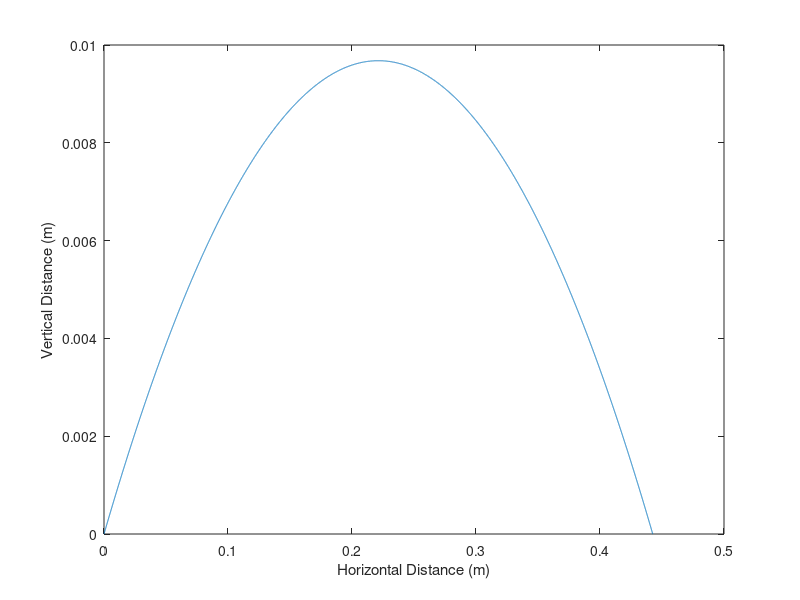

MATLAB code for this plot:
%{
ASEN - 4057 
Assignment #1 - Problem #1 
Quentin Moore

This script prompts the user for an initial angle above horizontal and
initial airspeed of a projectile and then plots the trajectory of that
projectile assuming no drag and constant gravitational acceleration of 9.81
m/s^2
%}

g = 9.81; %Gravitatoinal Acceleration
th = input('Please specify launch angle in degrees\n');
V = input('Please specify launch speed in m/s\n');
T = 2*V*sind(th)/g; %Solve for time of impact

t = linspace(0,T,1e4); 
x = V*cosd(th).*t; % Horizontal Location
y = -.5*g.*t.^2 + V*sind(th).*t; % Vertical Location

%Plot
figure
plot(x,y)
xlabel('Horizontal Distance (m)')
ylabel('Vertical Distance (m)')
